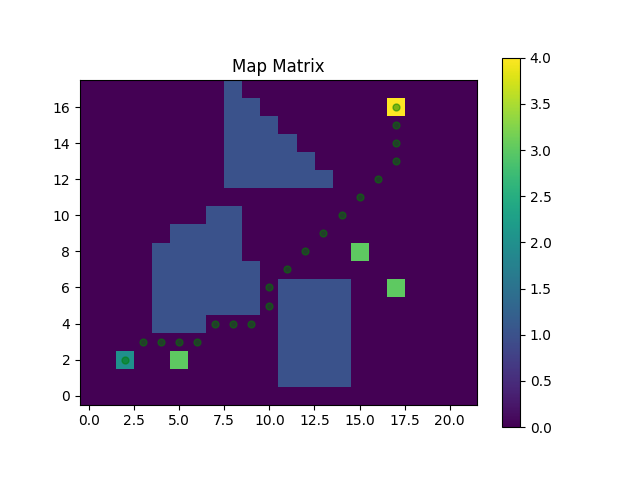

This chart was generated by the following Python code:
from queue import PriorityQueue
from map import *
import math
import heapq
import itertools

class Cell:
    def __init__(self):
        self.parent_i = 0
        self.parent_j = 0
        self.f = float('inf')
        self.g = float('inf')
        self.g = float('inf')
        self.h = 0
class AStar:
    def __init__(self, matrix, src, des, points):
        self.matrix = matrix
        self.points = points
        self.src = self.reverse_tuple(src)
        self.des = self.reverse_tuple(des)

        for i in range(len(points)):
            self.points[i] = self.reverse_tuple(self.points[i])
        

    def is_valid(self, row, col, max_rows, max_cols):
        return (row >= 0) and (row < max_rows) and (col >= 0) and (col < max_cols)

    def is_unblocked(self, grid, row, col):
        return grid[row][col] == 2 or grid[row][col] == 4 or grid[row][col] == 3 or grid[row][col] == 0

    def is_destination(self, row, col, dest):
        return row == dest[0] and col == dest[1]

    def calculate_h_value(self, row, col, dest):
        return ((row - dest[0]) ** 2 + (col - dest[1]) ** 2) ** 0.5
    
    def trace_path(self, cell_details, dest):
        path = []
        row = dest[0]
        col = dest[1]
    
        # Trace the path from destination to source using parent cells
        while not (cell_details[row][col].parent_i == row and cell_details[row][col].parent_j == col):
            path.append((row, col))
            temp_row = cell_details[row][col].parent_i
            temp_col = cell_details[row][col].parent_j
            row = temp_row
            col = temp_col
    
        # Add the source cell to the path
        path.append((row, col))
        # Reverse the path to get the path from source to destination
        path.reverse()
    
        return path
    
    def aStar(self, src, des):
        max_rows, max_cols = self.matrix.shape
        # Check if the source and destination are valid
        if not self.is_valid(src[0], src[1], max_rows, max_cols) or not self.is_valid(des[0], des[1], max_rows, max_cols):
            print("Source or destination is invalid")
            return
    
        # Check if the source and destination are unblocked
        if not self.is_unblocked(matrix, src[0], src[1]) or not self.is_unblocked(matrix, des[0], des[1]):
            # print("Source or the destination is blocked")
            return
    
        # Check if we are already at the destination
        if self.is_destination(src[0], src[1], des):
            # print("We are already at the destination")
            return
    
        # Initialize the closed list (visited cells)
        closed_list = [[False for _ in range(max_cols)] for _ in range(max_rows)]
        # Initialize the details of each cell
        cell_details = [[Cell() for _ in range(max_cols)] for _ in range(max_rows)]
    
        # Initialize the start cell details
        i = src[0]
        j = src[1]
        cell_details[i][j].f = 0
        cell_details[i][j].g = 0
        cell_details[i][j].h = 0
        cell_details[i][j].parent_i = i
        cell_details[i][j].parent_j = j
    
        # Initialize the open list (cells to be visited) with the start cell
        open_list = []
        heapq.heappush(open_list, (0.0, i, j))

        # Initialize the flag for whether destination is found
        found_dest = False
    
        # Main loop of A* search algorithm
        while len(open_list) > 0:
            # Pop the cell with the smallest f value from the open list
            p = heapq.heappop(open_list)
    
            # Mark the cell as visited
            i = p[1]
            j = p[2]
            closed_list[i][j] = True
    
            # For each direction, check the successors
            directions = [(0, 1), (0, -1), (1, 0), (-1, 0), (1, 1), (1, -1), (-1, 1), (-1, -1)]
            for dir in directions:
                new_i = i + dir[0]
                new_j = j + dir[1]
    
                # If the successor is valid, unblocked, and not visited
                if self.is_valid(new_i, new_j, max_rows, max_cols) and self.is_unblocked(matrix, new_i, new_j) and not closed_list[new_i][new_j]:
                    # If the successor is the destination
                    if self.is_destination(new_i, new_j, des):
                        # Set the parent of the destination cell
                        cell_details[new_i][new_j].parent_i = i
                        cell_details[new_i][new_j].parent_j = j
                        # print("The destination cell is found")
                        # Trace and print the path from source to destination
                        path = self.trace_path(cell_details, des)
                        found_dest = True 
                        return path
                    else:
                        # Calculate the new f, g, and h values
                        g_new = cell_details[i][j].g + 1.0
                        h_new = self.calculate_h_value(new_i, new_j, des)
                        f_new = g_new + h_new
    
                        # If the cell is not in the open list or the new f value is smaller
                        if cell_details[new_i][new_j].f == float('inf') or cell_details[new_i][new_j].f > f_new:
                            # Add the cell to the open list
                            heapq.heappush(open_list, (f_new, new_i, new_j))
                            # Update the cell details
                            cell_details[new_i][new_j].f = f_new
                            cell_details[new_i][new_j].g = g_new
                            cell_details[new_i][new_j].h = h_new
                            cell_details[new_i][new_j].parent_i = i
                            cell_details[new_i][new_j].parent_j = j
    
        # If the destination is not found after visiting all cells
        if not found_dest:
            print("Failed to find the destination cell")

    def reverse_tuple(self, t):
        new_tuple = ()
        for i in range(len(t)-1, -1, -1):
            new_tuple += (t[i],)
        return new_tuple

    def findPickUp(self):
        size = len(self.points) + 2

        # Initialize distance matrix with zeros
        result = [[0] * size for _ in range(size)]

        # Create a list containing start, end, and all points
        startPoint = self.src
        endPoint = self.des

        point_list = [startPoint] + self.points + [endPoint]

        # Calculate distances and populate the matrix
        for i, (x1, y1) in enumerate(point_list):
            for j, (x2, y2) in enumerate(point_list):
                # Calculate Euclidean distance between points
                startList = []
                endList = []

                startList.append(y1)
                startList.append(x1)

                endList.append(y2)
                endList.append(x2)

                path = self.aStar(startList, endList)
                if path != None:
                    result[i][j] = len(path)
        
        # Add index for the maze point 
        startPoint += (0,)
        endPoint   += (size - 1,)
        index = 1

        for i in range(len(self.points)):
            points[i] += (index,)
            index += 1
        
        # Using Permutation To Check Traverse Random PickUp Points
        permutatePath =  list(itertools.permutations(self.points))

        paths = []
        # Concatenate start and end points to each permutation
        for perm in permutatePath:
        # Concatenate start and end points to each permutation
            path = [startPoint] + list(perm) + [endPoint]
            paths.append(path)

        # Calculate the total cost from path
        max = 1000000
        total = 0
        for path in paths:
            for i in range(len(path)-1):
                # Sum the path from one node to another node
                total += result[path[i][2]][path[i+1][2]]
            if max > total:
                max = total
                shortestPath = path
        
        res = []
        for i in shortestPath:
            i = list(i)
            i.pop(2)
            res.append(tuple(i))

        finalPath = []

        for i in range(len(res) - 1):
            path = self.aStar(res[i], res[i+1])
            if path is not None:
                finalPath = finalPath + path[1:]

        return finalPath

    
'''TESTING SECTION'''  

''''
    To use the AStar Function please use the reverse_tuple from AStar class in order to use the aStar function
'''
# Create a map             
map = Map()
map.create('./Test_cases/test1.txt')
matrix = map.matrix
points = map.map_info.points['passing_points']
src = map.map_info.points['start']
des = map.map_info.points['end']

searchPath = AStar(matrix, src, des, points)

src = searchPath.reverse_tuple(src)
des = searchPath.reverse_tuple(des)

# path = searchPath.findPickUp()
# path = searchPath.aStar(src, des)

# Display
matplotlib.use('Agg')
plt.imshow(map.matrix, cmap='viridis', interpolation='nearest', origin='lower')

shortest_path = np.array(path)
plt.plot(shortest_path[:, 1], shortest_path[:, 0], 'go', markersize=5, alpha=0.5)

plt.colorbar()
plt.title('Map Matrix')
plt.savefig("aStar.png")


